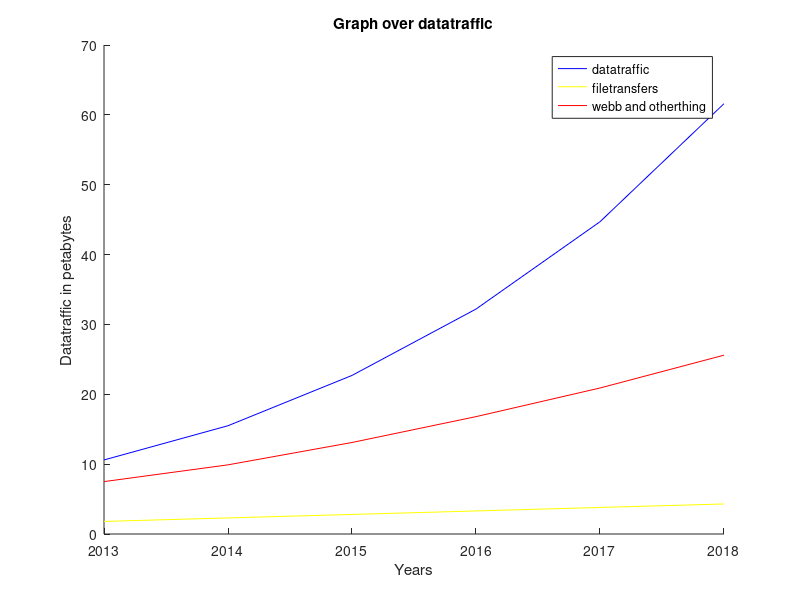

Write the MATLAB code that produced this figure.
function [] = plotuppgift1
load datatraffic.mat
y=years(:,1);
dt = traffic(:,1); %A vector with the datatraffic in petabytes
ft = traffic(:,2); %A vector with the filetransfers in petabytes
wao = traffic(:,3); %A vector with the webb and otherthings in petabytes
%% First task
hold on;
plot(y,dt, 'b')
plot(y,ft, 'y')
plot(y,wao, 'r')
xlabel('Years')
ylabel('Datatraffic in petabytes')
title('Graph over datatraffic')
legend('datatraffic', 'filetransfers', 'webb and otherthing')
hold off;
dt
ft
% En kommentar
end
